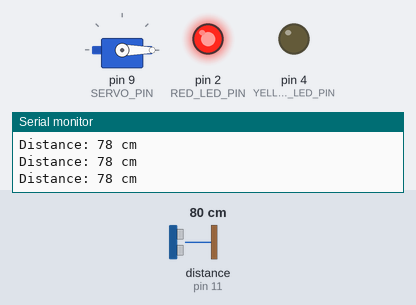
A sketch run on a simulated Arduino Uno, built with avr-gcc and run on an emulated ATmega328P. Shown: servo, output pins drawn as LEDs (lit = HIGH), the last lines printed to the serial monitor. Wiring (inferred from the names in the program): ultrasonic range finder: trigger pin 10; echo pin 11. Inputs (shaded band) come from the test bench; at power-on: distance to the obstacle (sensor on pin 11) 80 cm. The echo pulse lasts 58.3 µs per cm; pins used as bus, display or sensor lines are not drawn.

Above: at 1.7 s.
1.8 s: distance to the obstacle (sensor on pin 11) set to 13 cm
3.3 s: distance to the obstacle (sensor on pin 11) set to 10 cm
At 4.3 s:
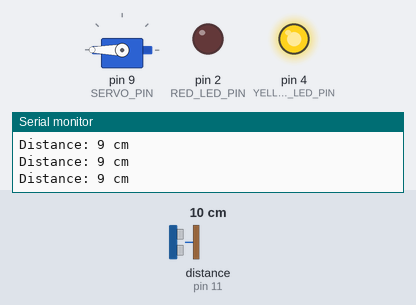
4.8 s: distance to the obstacle (sensor on pin 11) set to 18 cm
At 6.0 s:
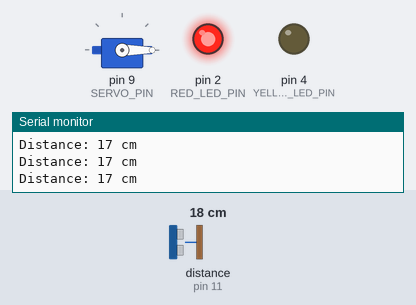
6.3 s: distance to the obstacle (sensor on pin 11) set to 2 cm
At 6.9 s:
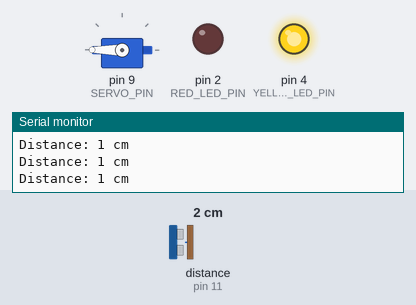
Timing chart, 0 to 8.8 s (numbered marks = the images above; inputs shaded):
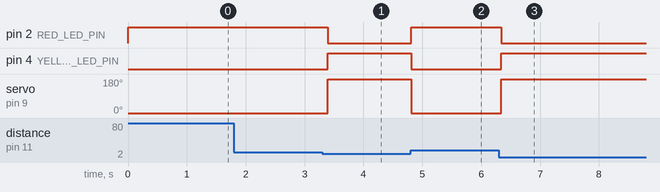

Measured:
- the behaviour switches between 12 and 11 cm on distance to the obstacle (sensor on pin 11) (found by bisection; images 0 and 1)
- after the input at 3.3 s, pin 2 (RED_LED_PIN): HIGH → LOW after 0.10 s; pin 4 (YELLOW_LED_PIN): LOW → HIGH after 0.10 s; servo on pin 9 (SERVO_PIN): 0° → 180° after 0.10 s
- after the input at 4.8 s, pin 2 (RED_LED_PIN): LOW → HIGH at once; pin 4 (YELLOW_LED_PIN): HIGH → LOW at once; servo on pin 9 (SERVO_PIN): 180° → 0° at once
- after the input at 6.3 s, pin 2 (RED_LED_PIN): HIGH → LOW at once; pin 4 (YELLOW_LED_PIN): LOW → HIGH at once; servo on pin 9 (SERVO_PIN): 0° → 180° at once

The sketch:

code.ino
```cpp
#include <Servo.h>

// ============================================================
// مشروع بوابة العبور (الضبط النهائي للزوايا)
// ============================================================

#define RED_LED_PIN    2   // اللمبة الحمراء (البوابة مغلقة)
#define YELLOW_LED_PIN 4   // اللمبة الصفراء (البوابة مفتوحة)
#define SERVO_PIN      9   // إشارة السيرفو
#define TRIG_PIN       10  // إرسال الألتراسونيك
#define ECHO_PIN       11  // استقبال الألتراسونيك

Servo gateServo;

const int DISTANCE_THRESHOLD = 10; // مسافة التفعيل (10 سم)

// التوزيع الهندسي الصحيح للزوايا
const int GATE_CLOSED_ANGLE = 0;  // الوضع الطبيعي (البوابة مغلقة أفقياً)
const int GATE_OPEN_ANGLE   = 180; // عند التقريب (ترتفع البوابة لأعلى)

// ------------------------------------------------------------
// دالة قياس المسافة
// ------------------------------------------------------------
long getDistance() {
  digitalWrite(TRIG_PIN, LOW);
  delayMicroseconds(2);
  digitalWrite(TRIG_PIN, HIGH);
  delayMicroseconds(10);
  digitalWrite(TRIG_PIN, LOW);

  long duration = pulseIn(ECHO_PIN, HIGH, 30000);
  if (duration == 0) return 999;
  return duration * 0.034 / 2;
}

// ------------------------------------------------------------
// الإعداد الأولي (Setup)
// ------------------------------------------------------------
void setup() {
  Serial.begin(9600);

  pinMode(TRIG_PIN, OUTPUT);
  pinMode(ECHO_PIN, INPUT);
  pinMode(RED_LED_PIN, OUTPUT);
  pinMode(YELLOW_LED_PIN, OUTPUT);

  gateServo.attach(SERVO_PIN);

  // ضبط البوابة على زاوية المنتصف (90) وتضيء الحمراء
  gateServo.write(GATE_CLOSED_ANGLE);
  digitalWrite(RED_LED_PIN, HIGH);
  digitalWrite(YELLOW_LED_PIN, LOW);

  delay(500);
}

// ------------------------------------------------------------
// الدورة الرئيسية (Loop)
// ------------------------------------------------------------
void loop() {
  long distance = getDistance();

  Serial.print("Distance: ");
  Serial.print(distance);
  Serial.println(" cm");

  // الشرط: عند اقتراب جسم لمسافة 10 سم أو أقل
  if (distance <= DISTANCE_THRESHOLD && distance > 0) {
    gateServo.write(GATE_OPEN_ANGLE);   // ترتفع البوابة لأعلى (180 درجة)
    digitalWrite(RED_LED_PIN, LOW);     // تنطفئ الحمراء
    digitalWrite(YELLOW_LED_PIN, HIGH); // تضيء الصفراء
  }
  else {
    gateServo.write(GATE_CLOSED_ANGLE); // تعود البوابة للوضع الأفقي (90 درجة)
    digitalWrite(RED_LED_PIN, HIGH);    // تضيء الحمراء
    digitalWrite(YELLOW_LED_PIN, LOW);  // تنطفئ الصفراء
  }

  delay(100);
}
```
